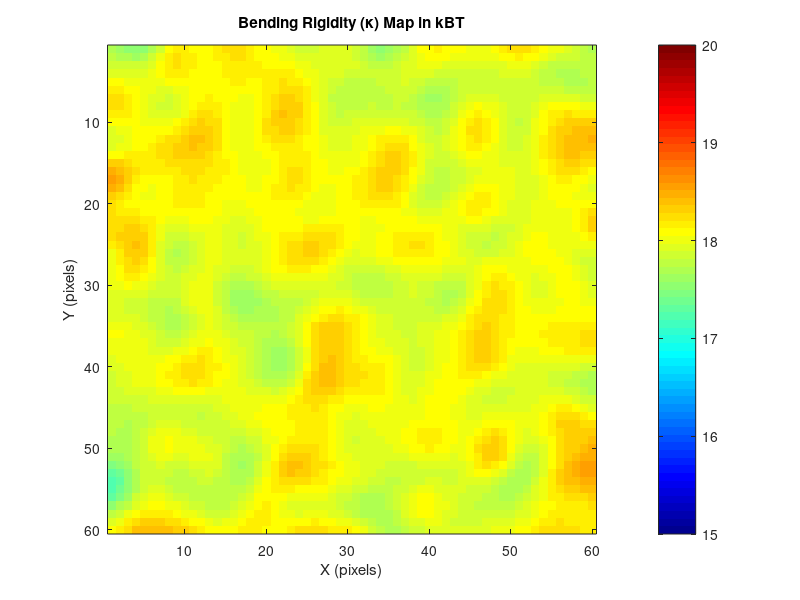
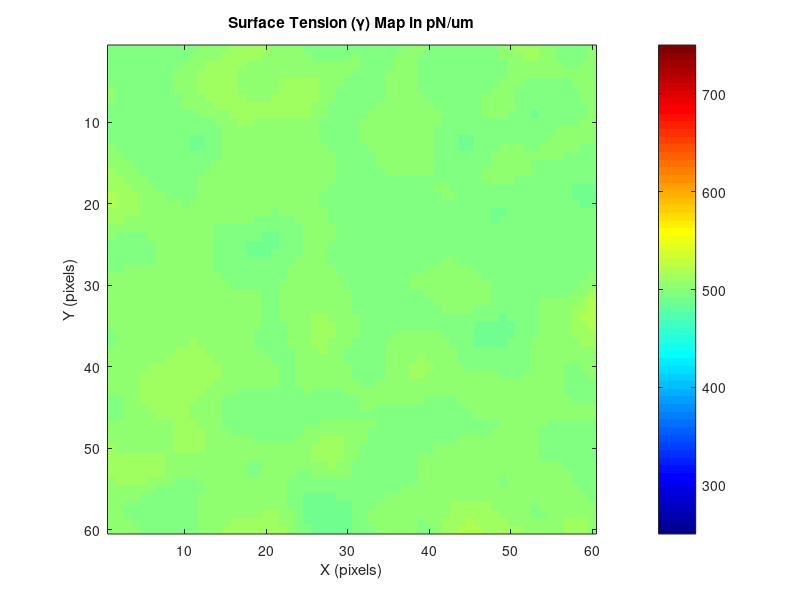

Write the MATLAB code that produced these figures, in order. (Note: this script raises an error after producing the figures.)
% Membrane Dynamics Simulation with Physical Mode Evolution and Advanced Visualization
clear; close all; clc;

%% ================= PHYSICAL PARAMETERS =================
simulation_grid_size = 60;       % Reduced for faster testing
simulated_area =1e-12;           % 5μm x 5μm membrane (15 μm²)
membrane_area = 1e-12;            % Membrane area should match simulated area
viscosity = 140;                 % Water viscosity (Pa·s)
temperature = 310;                % Temperature (K)
boltzmann_const = 1.38e-23;       % Boltzmann constant (J/K)
bending_rigidity = 18 * boltzmann_const * temperature; % ~20 kT
time_step = 10e-6;                 % MUCH smaller time step (20 ms)
total_simulation_time = 5;     % 10 ms total timefTpo
surface_tension = 500e-6;           % MUCH lower tension (500 pN/um)                   % Shear Modulus (N/m)                  
old_dir = pwd;
dir = 'D:\Kaustav\CODES SET\Membrane_Sheet_Simulation\protein_present\passive\raft_loving_protein';
output_dir_irm = 'D:\Kaustav\CODES SET\Membrane_Sheet_Simulation\protein_present\passive\raft_loving_protein\results_irm';            
output_dir_moransI = 'D:\Kaustav\CODES SET\Membrane_Sheet_Simulation\protein_present\passive\raft_loving_protein\results_moransI';
output_dir_bending_map = 'D:\Kaustav\CODES SET\Membrane_Sheet_Simulation\protein_present\passive\raft_loving_protein\bending_map';
output_dir_lipid_map = 'D:\Kaustav\CODES SET\Membrane_Sheet_Simulation\protein_present\passive\raft_loving_protein\results_lipid_map';
output_dir_protein_map = 'D:\Kaustav\CODES SET\Membrane_Sheet_Simulation\protein_present\passive\raft_loving_protein\results_protein_map';
output_dir_curvature_map = 'D:\Kaustav\CODES SET\Membrane_Sheet_Simulation\protein_present\passive\raft_loving_protein\results_curvature_map';
pinning_strength = 30e-6;          % Moderate pinning (N/m²)


refractive_indices = [1.33, 1.48, 1.35];  % [air,media,membrane,cytosol]
separation_distance = 5e-9;
base_intensity = 0.1;
wavelength = 546e-9;
V_ext = ones(simulation_grid_size)*5e-6;  % Example: external potential map
P_ext = ones(simulation_grid_size)*0.1e-6;                         % External pressure term
low_kappa = 15;
high_kappa = 20;
low_tension = 250e-6;
high_tension  = 750e-6;
beta_phi   = 0.5;              % strong stiffening by proteins
beta_psi   = 0.5;              % moderate stiffening by rafts
C_p        = 1/(1e-6);             %(protein curvature)
C_l        = 1/(2e-6);             % (lipid curvature)

% Protein clustering properties
N = simulation_grid_size;
A_hat = 20;     % interaction parameter
S_hat = 200;     % saturation denstiy parameter
phi0_mean = 0.2;    % mean area fraction
sigma_init = 0.005;  % noise strength
phi = phi0_mean + imgaussfilt(sigma_init*randn(N,N),[5,5]);
phi = min(max(phi,1e-6),1-1e-6);   % enforce bounds
phi_eq = phi0_mean + 0.02*randn(size(phi));
phi_eq = max(min(phi_eq, 0.01), 0.05); % keep within [0.01, 0.1]

% Lipid heterogenity properties 
N = simulation_grid_size;
alpha = 0.1;    
J = 0.85;
lambda = 0.01;
psi0_mean = 0.2;    % mean area fraction
sigma_init = 0.05;  % noise strength
psi = psi0_mean + imgaussfilt(sigma_init*randn(N,N),[5,5]);
psi = min(max(psi,1e-6),1-1e-6);   % enforce bounds


C0_map = C_p.*phi + C_l.*psi;

mobility_phi = 0.1e-6;   % Protein mobility (fast)
mobility_psi = 0.1e-8;     % Lipid mobility (slow)

%% ================= SPATIAL SETUP =================
system_length = sqrt(simulated_area);  % Length of membrane side (m)
grid_spacing = system_length / simulation_grid_size; % Correct grid spacing

x_coords = (0:simulation_grid_size-1) * grid_spacing;
y_coords = (0:simulation_grid_size-1) * grid_spacing;
[grid_X, grid_Y] = meshgrid(x_coords, y_coords);

% Convert to nanometers for visualization
nm_scale = 1e9;
X_nm = grid_X * nm_scale;
Y_nm = grid_Y * nm_scale;
L_nm = system_length* nm_scale;


fprintf('Grid spacing: %.1f nm\n', grid_spacing*1e9);
fprintf('Grid points: %d x %d\n', simulation_grid_size, simulation_grid_size);

%% ================= GENERATE HETEROGENEITY WITH PERLIN NOISE =================
% Define the grid of regions
num_region_rows = 100;
num_region_cols = 100;

% Calculate region size in pixels
region_height = floor(simulation_grid_size / num_region_rows);
region_width  = floor(simulation_grid_size / num_region_cols);

% Base values
base_kappa = bending_rigidity;
base_gamma = surface_tension;

% Variation amplitude (±10% variation)
kappa_variation = 0.05 * base_kappa;
gamma_variation = 0.05 * base_gamma;


rng(42); % reproducibility

% white noise
noise_kappa = randn(simulation_grid_size, simulation_grid_size);
noise_gamma = randn(simulation_grid_size, simulation_grid_size);

% smooth to introduce correlation
corr_length = 2; % adjust to control patch size
noise_kappa_smooth = imgaussfilt(noise_kappa, corr_length);
noise_gamma_smooth = imgaussfilt(noise_gamma, corr_length);

% normalise to [-1,1]
noise_kappa_smooth = noise_kappa_smooth ./ max(abs(noise_kappa_smooth(:)));
noise_gamma_smooth = noise_gamma_smooth ./ max(abs(noise_gamma_smooth(:)));

% apply variation (now can go above or below base)
kappa_map = base_kappa + kappa_variation * noise_kappa_smooth;
gamma_map = base_gamma + gamma_variation * noise_gamma_smooth;

kappa_map = imgaussfilt(kappa_map, 0.8);  % sigma in pixels; adjust
gamma_map = imgaussfilt(gamma_map, 0.8);

num_time_steps = round(total_simulation_time / time_step);


%% ================= VISUALIZATION =================
figure();
% Plot kappa map
imagesc(1:simulation_grid_size, 1:simulation_grid_size, kappa_map/(boltzmann_const*temperature));
colormap jet;
axis square; colorbar; 
caxis([low_kappa high_kappa]);
title('Bending Rigidity (κ) Map in kBT');
xlabel('X (pixels)'); ylabel('Y (pixels)');



% Plot gamma map
figure();
imagesc(1:simulation_grid_size, 1:simulation_grid_size, gamma_map*1e6);
colormap jet;
caxis([low_tension*1e6 high_tension*1e6]);
axis square; colorbar;
title('Surface Tension (γ) Map in pN/um');
xlabel('X (pixels)'); ylabel('Y (pixels)');




%% ================= MEMBRANE PINNING =================
pinning_grid_spacing = 1;  % Pin every 20th grid point
pinned_sites = false(simulation_grid_size, simulation_grid_size);
pinned_sites(1:pinning_grid_spacing:end, 1:pinning_grid_spacing:end) = true;

% Soft harmonic confinement at edges

[X_grid, Y_grid] = meshgrid(1:simulation_grid_size, 1:simulation_grid_size);

% Combine pinning and confinement
pinning_potential = zeros(simulation_grid_size, simulation_grid_size);
pinning_potential(pinned_sites) = pinning_strength;

%% ================= TIME EVOLUTION SETUP =================

time_points = (0:num_time_steps-1) * time_step;

% Initialize arrays
height_current = 1e-10 * randn(simulation_grid_size);

height_time_series = zeros(simulation_grid_size, simulation_grid_size, num_time_steps);

height_time_series(:, :, 1) = height_current;
fprintf('Starting simulation with %d steps...\n', num_time_steps);

% phi initialization (example)
protein_map_series = zeros(simulation_grid_size, simulation_grid_size, num_time_steps);
lipid_map_series = zeros(simulation_grid_size, simulation_grid_size, num_time_steps);
curvature_map_series = zeros(simulation_grid_size, simulation_grid_size, num_time_steps);
kappa_map_series = zeros(simulation_grid_size, simulation_grid_size, num_time_steps);



% Heterogentity Map
protein_map_series(:,:,1) = phi;
lipid_map_series (:,:,1) = psi;
curvature_map_series (:,:,1) = C0_map;


%% =================  WAVE VECTORS  =================
wavevector_height = 2*pi/system_length * [0:simulation_grid_size/2, -simulation_grid_size/2+1:-1];
[Qx, Qy] = meshgrid(wavevector_height, wavevector_height);
Q2 = Qx.^2 + Qy.^2;
Q2(1,1) = 1e-12;
Q4 = Q2.^2;

wavevector_protein = 2*pi/(system_length*1e6) * [0:simulation_grid_size/2, -simulation_grid_size/2+1:-1];
[Qx_p, Qy_p] = meshgrid(wavevector_protein, wavevector_protein);
Q2_p = Qx_p.^2 + Qy_p.^2;     % Laplacian operator in Fourier space
Q2_p(1,1) = 1e-12;  % Explicit DC component to be very low
Q4_p = Q2_p.^2;             % Biharmonic if needed

wavevector_lipid = 2*pi/(system_length*1e6) * [0:simulation_grid_size/2, -simulation_grid_size/2+1:-1];
[Qx_l, Qy_l] = meshgrid(wavevector_lipid, wavevector_lipid);
Q2_l = Qx_l.^2 + Qy_l.^2;     % Laplacian operator in Fourier space
Q2_l(1,1) = 1e-12; % Explicit DC component to be very low
Q4_l = Q2_l.^2;             % Biharmonic if needed



% regularized mobility in q-space (Oseen-like), avoid divergence at tiny q
eps_q = (2*pi/system_length)^2 * 1e-8;
Lambda_q = 1 ./ (4 * viscosity * sqrt(Q2 + eps_q));
Lambda_q(1,1) = 0;       % no mobility for q=0 (handle mean separately)


qphys = sqrt(Q2);
qcut = 0.67*(pi/grid_spacing);
filter_q = exp(-(qphys/qcut).^8);   % soft rolloff

figure();
imagesc(qphys);
sprintf('The cutoff is %f',qcut);
figure();
imagesc(filter_q);


% constants for diagnostics or alternative schemes
mobility_det = 1/(viscosity * qcut);  % characteristic (not used in modal update)
% End precompute


%% =================  MAIN LOOP  =================
fig1 = figure('Position', [100, 100, 600, 800], 'Color', 'w');
fig2 = figure('Position', [100, 100, 800, 800], 'Color', 'w');
for step = 2:num_time_steps

    % 1) current Hq (Fourier amplitudes of the field)
    height_current = height_time_series(:,:,step-1);
    Hq = fft2(height_current);   % Nx-by-Nx complex array

    % === Gradients and Laplacians ===
    
    % === Gradiens and Laplacians for heights === %
    h_x = real(ifft2(1i * Qx .* Hq));
    h_y = real(ifft2(1i * Qy .* Hq));
    Laplacian_h = real(ifft2(-Q2 .* Hq));
    Biharmonic_h = real(ifft2(Q4 .* Hq));
    
    % === Gradients and Laplacians for proteins ===%
    phi = protein_map_series(:,:,step-1);
    phi_q = fft2(phi);
    grad_phi_x = real(ifft2(1i * Qx_p .* phi_q));
    grad_phi_y = real(ifft2(1i * Qy_p .* phi_q));
    grad_sq_phi = grad_phi_x.^2 + grad_phi_y.^2;    
    Laplacian_phi = real(ifft2(-Q2_p .* phi_q));
    Biharmonic_phi = real(ifft2(Q4_p .* phi_q));
    
    % === Gradients and Laplacians for lipids ===%
    psi = lipid_map_series(:,:,step-1);
    psi_q = fft2(psi);
    grad_psi_x = real(ifft2(1i * Qx_p .* psi_q));
    grad_psi_y = real(ifft2(1i * Qy_p .* psi_q));
    grad_sq_psi = grad_psi_x.^2 + grad_psi_y.^2;
    Laplacian_psi = real(ifft2(-Q2_l .* psi_q));
    Biharmonic_psi = real(ifft2(-Q4_l.* psi_q));

   

    % Cahn Hillard Type of Protein Diffusion and Dynamics

    coeff1 = 1 ./ (1 - phi) - A_hat .* phi;
    coeff2 = 1 ./ (1 - phi).^2 - A_hat;
    coeff3 = (A_hat ./ (2*S_hat));
    term1 = Laplacian_phi .* coeff1;
    term3 = -phi .* (coeff3 .* Biharmonic_phi);
    term2 = grad_sq_phi .* coeff2;
    
    % Raft Protein Coupling J
    % Cytoskeleton unbinding time Tau
    % M_phi, M_psi are mobilities (lipid and protein respectively)
    
    % ---------------- Chemical potentials ----------------
    % Lipid order parameter (raft vs non-raft)
    mu_psi = alpha .* (psi.^3 - psi) - lambda .* Laplacian_psi - J*(psi-phi);
    

    % Protein area fraction (Cahn–Hilliard(from Rangamani Paper)+ nocoupling + height term + no activity)
    mu_phi = term1 + term3 + term2 ...
        - kappa_map.*(Laplacian_h - C_p.*phi);


    % ---------------- Time updates ----------------
    % Protein evolution (Cahn–Hilliard type)
    phi_new = phi + time_step * mobility_phi .* real(ifft2(-Q2_p .* fft2(mu_phi)));

    % Lipid evolution (Cahn–Hilliard)
    psi_new = psi + time_step * mobility_psi .* real(ifft2(-Q2_l .* fft2(mu_psi)));
   
    % Bound enforcement (since phi and psi are bounded order parameters)
    phi_new = min(max(phi_new, 0), 1);
    psi_new = min(max(psi_new, 0), 1);
    

    % Store updated fields
    protein_map_series(:,:,step) = phi_new;
    lipid_map_series(:,:,step)   = psi_new;
    

     % --- Update kappa map (spatially and temporally varying) ---
    kappa_map = base_kappa .* (1 + beta_phi * phi_new + beta_psi * psi_new);
    kappa_map_series(:,:,step) = kappa_map;
    
    protein_map_series(:,:,step) = phi_new;
    % Spontaneous curvature coupling
    C0_map = C_p * phi_new + C_l* psi_new;
   
    % Correct bending force with spatially varying kappa:
    field = kappa_map .* (Laplacian_h - C0_map);
    F_bend_full = real(ifft2(-Q2 .* fft2(field)));  

    % Correct tension force with spatially varying gamma:
    gx = gamma_map .* h_x;
    gy = gamma_map .* h_y;
    F_tens_full = real(ifft2( 1i*(Qx .* fft2(gx) + Qy .* fft2(gy)) ));  % = ∇·(gamma ∇h)

    % Pinning / external (local)
    F_pin = - pinning_potential .* height_current;
    F_ext_local = - V_ext .* height_current;

    % Nonlinear area derivative (if you want the full nonlinear derivative, add here).
    % Otherwise compute global Sigma_area and treat as linear extra tension (goes into Kq)
    grad_sq_map = h_x.^2 + h_y.^2;
    I_grad = sum(grad_sq_map(:)) * (grid_spacing^2);
    %Sigma_area = (area_compressibility / (2 * membrane_area)) * I_grad;
    % full area force (nonlinear piece) — optional, only if you want non-linear correction
    % F_area_nl = -(area_compressibility) * divergence( (|grad h|^2) * grad h )   (compute via spectral/FD if desired)
    % For stability most use Sigma_area * Lap_h as linearized contribution.

    % Uniform pressure: acts on q=0 only; create real-space constant forcing (same everywhere)
    F_press_real = - P_ext * ones(size(height_current));  % careful: this is area force per unit area

    % ------------------- Compose FULL real-space force ------------------------------
    F_full_real = F_bend_full + F_tens_full + F_pin + F_ext_local + F_press_real;
    % Note: Sigma_area * Lap_h is included here only if you want it also to appear as part of F_nl.
    % But we'll include Sigma_area in Kq (preferred), so subtract its linear part below.

    % ------------------- Build linear diagonal Kq using base constants ----------------
    kappa_mean = mean(kappa_map(:));
    gamma_mean = mean(gamma_map(:));
    
    Kq = kappa_mean .* Q4 + gamma_mean .* Q2;
    Kq(1,1) = Inf; % avoid division by zero for q=0


    % ------------------- Extract residual (non-diagonal) forcing ---------------------
    % residual = full force - (linear operator applied in real space)
    % linear_op_real = - base_kappa * ∇^4 h + base_gamma * ∇^2 h + Sigma_area * ∇^2 h + F_press_linear
    % Compute linear_op_real in real space (use same spectral derivatives)
    linear_bend_real = - base_kappa .* Biharmonic_h ; 
    linear_tens_real = base_gamma .* Laplacian_h;
    linear_press_real = - P_ext * ones(size(height_current)); % if you want pressure in linear part
    linear_op_real = linear_bend_real + linear_tens_real + linear_press_real;

    % Residual forcing (what goes into F_nl_real)
    F_nl_real_residual = F_full_real - linear_op_real;
    % zero out tiny numerical noise
    F_nl_real_residual(abs(F_nl_real_residual) < 1e-20) = 0;

    % ------------------- Transform residual into q-space (dealias / mask optionally) -
    Fq_nl = fft2(F_nl_real_residual);
    Fq_nl = Fq_nl .* filter_q;   % if you use a de-alias mask (recommended)

    % ------------------- OU modal parameters (use time_step, not step) ----------------
    tau_q = 1 ./ (Lambda_q .* Kq);
    % --- mobility and Kq already computed earlier ---
    % tau_q = 1 ./ (Lambda_q .* Kq);   % you already have this
    % Compute alpha using time_step (NOT step)
    alpha_q = exp(- time_step ./ tau_q);
    alpha_q(isnan(alpha_q)) = 0;

    % Correct discrete variance for MATLAB fft2 normalization (dx = grid_spacing)
    Vq = mobility_det* (boltzmann_const * temperature) ./ (Kq * (grid_spacing^4));
    % clean up numerics
    Vq(isinf(Vq) | isnan(Vq)) = 0;

    % 9) deterministic modal forcing from residual
    det_nl_q = (1 - alpha_q) .* (Fq_nl ./ Kq);
    det_nl_q(isnan(det_nl_q) | isinf(det_nl_q)) = 0;

    % Generate Hermitian Gaussian noise
    Xi = (randn(simulation_grid_size, simulation_grid_size) + 1i*randn(simulation_grid_size, simulation_grid_size));
    Xi = makeHermitian(Xi);   % ensure conjugate symmetry and Nyquist/DC real
    Xi(1,1) = real(Xi(1,1));

    % stochastic increment (per-mode)
    stoch_q = sqrt( Vq .* (1 - alpha_q.^2) ) .* Xi.*filter_q;

    % 11) final modal update
    Hq_new = alpha_q .* Hq + det_nl_q + stoch_q;

    % 12) optional spectral filter and back to real
    Hq_new = Hq_new .* filter_q;
    height_current = real(ifft2(Hq_new));

    % 13) remove mean (control q=0 / volume)
    height_current = height_current - mean(height_current(:));

    % 14) store & visualize
    height_time_series(:,:,step) = height_current;
  
    % Update visualization less frequently
    if mod(step,5000) == 1
        update_visualization(fig1,fig2, X_nm, Y_nm,L_nm,height_current, time_points(step),lipid_map_series,kappa_map_series,protein_map_series,step,C0_map);
        drawnow;
    end
end


%%
cd(dir);
% Setup for video
video_filename = 'membrane_dynamics_movie(pinned).mp4';
video1 = VideoWriter(video_filename, 'MPEG-4');
video1.FrameRate = 100;
open(video1);
figure();  % Create and reuse figure window
h_range = max(abs(height_time_series(:)));

cmin = -h_range*1e9;
cmax=  h_range*1e9 ;
for t = 1:100:num_time_steps
    clf;
    h = height_time_series(:,:,t)*1e9;
    surf(X_nm, Y_nm, h, 'EdgeColor','none');
    hold on;

    % Use actual time value in microseconds
    title(sprintf('Membrane Height (t = %.2f ms)', time_points(t)*1e3));
    xlabel('x/L'); ylabel('y'); zlabel('h (nm)');
    view(-30, 60);
    colormap(turbo);
    hcb = colorbar('Location','eastoutside');
    hcb.Label.String = 'Height (nm)';
    caxis([cmin cmax]);
    zlim([cmin cmax]);
    light('Position', [1 1 1], 'Style', 'infinite');

    drawnow;
    frame = getframe(gcf);

    writeVideo(video1, frame);
end

close(video1);
cd(old_dir);

%% Generate IRM Images and MoransI Map from the fluctuation map of the simulation

std_dev_time = std(height_time_series,0,3);
figure;
imshow(std_dev_time*1e9,[min(std_dev_time(:)*1e9) max(std_dev_time(:)*1e9)]);
colormap jet;
colorbar;
caxis([min(std_dev_time(:)*1e9) max(std_dev_time(:))*1e9]);
title('Standard Deviation of height(nm)');
filename = sprintf('SD_Time.png');
full_path = fullfile(dir, filename);
saveas(gcf, full_path);
close;

for step = 1:50:num_time_steps
    
        height_current = height_time_series(:,:,step);

        % Calculate wave number for the membrane
        wave_number = 2 * pi * refractive_indices(2) / wavelength;

        % Calculate reflection intensities
        reflected_intensity_1 = fc(1, 2, refractive_indices)^2 * base_intensity;
        reflected_intensity_2 = (1 - fc(1, 2, refractive_indices)^2) * base_intensity * fc(2, 3, refractive_indices)^2;

        % Calculate interference terms
        max_intensity = reflected_intensity_1 + reflected_intensity_2 + 2 * sqrt(reflected_intensity_1 * reflected_intensity_2);
        min_intensity = reflected_intensity_1 + reflected_intensity_2 - 2 * sqrt(reflected_intensity_1 * reflected_intensity_2);

        sum_intensity = max_intensity + min_intensity;
        diff_intensity = max_intensity - min_intensity;

        % Calculate reflection coefficients
        reflection_factor = fc(2, 3, refractive_indices) / fc(1, 2, refractive_indices);
        interference_coeff = reflection_factor * (1 - fc(1, 2, refractive_indices)^2);

        % Phase calculations
        phase_shift = 4 * pi * refractive_indices(2) * separation_distance / wavelength;
        reference_height = -(wavelength / (4 * pi * refractive_indices(1))) * ...
            atan((interference_coeff * sin(phase_shift)) / ...
            (1 + interference_coeff * sin(phase_shift)));

        % Final intensity calculation
        intensity_map = sum_intensity/2 - diff_intensity * ...
            cos(2 * wave_number * (height_current - reference_height));

        % Calculate Moran's I
        kernel_size = 11;
        center = ceil(kernel_size/2);
        [kernel_x, kernel_y] = meshgrid(-(center-1):(kernel_size-center), -(center-1):(kernel_size-center));
        distance_kernel = sqrt(kernel_x.^2 + kernel_y.^2) * grid_spacing;
        epsilon = 1e-10;
        weighting_kernel = 1 ./ (distance_kernel + epsilon);
        weighting_kernel(center, center) = 0;

        global_mean_h = mean(height_current(:));
        mean_centered_h = height_current - global_mean_h;
        weighted_sum_of_neighbors_deviations = conv2(mean_centered_h, weighting_kernel, 'same');
        numerator_map = mean_centered_h .* weighted_sum_of_neighbors_deviations;
        global_variance = var(height_current(:), 1);
        morans_i_map = numerator_map / global_variance;
        
       
        % Save intensity frame
        intensity_normalized = mat2gray(intensity_map);
        intensity_uint8 = im2uint8(intensity_normalized);
        filename = sprintf('frame_%04d.png', step);
        imwrite(intensity_uint8, fullfile(output_dir_irm, filename));

        % Save Moran's I frame
        morans_i_normalized = mat2gray(morans_i_map);
        morans_i_uint8 = im2uint8(morans_i_normalized);
        filename = sprintf('MoransI_%04d.png', step);
        imwrite(morans_i_uint8, fullfile(output_dir_moransI, filename));
        
        phi_norm = mat2gray(protein_map_series(:,:,step));
        phi_image = im2uint8(phi_norm);
        filename = sprintf('Protein_Density_Map_%04d.png',step);
        imwrite(phi_image,fullfile(output_dir_protein_map,filename));
        
        
        a = lipid_map_series(:,:,step);
        binary_lipid_map_series(:,:,step) = a > 0.01;
        psi_norm = mat2gray(lipid_map_series(:,:,step));
        phi_image = im2uint8(psi_norm);
        filename = sprintf('Lipid_Density_Map_%04d.png',step);
        imwrite(phi_image,fullfile(output_dir_lipid_map,filename));
        
        
        height_norm = mat2gray(height_time_series(:,:,step)*1e9);
        height_image = im2uint8(height_norm);
        filename = sprintf('Height_Map_%04d.png',step);
        imwrite(height_image,fullfile(output_dir_curvature_map,filename));

end

%% Finding the PSD of the simulation data

[S2D, qx, qy, q_r, S_radial, S_qw, omega, q_list] = compute_PSDs(height_time_series, grid_spacing, grid_spacing, time_step);

% 1) 2D PSD heatmap (log scale)
figure;
imagesc( fftshift(qx(1,:)), fftshift(qy(:,1)), fftshift(log10(abs(S2D))) );
axis xy; xlabel('q_x (rad/m)'); ylabel('q_y (rad/m)');
title('log10 S(q_x,q_y)'); colorbar;

% 2) radial PSD
figure;
loglog(q_r, S_radial, '-o');
xlabel('q (rad/m)'); ylabel('S_{radial}(q)');
title('Circularly averaged PSD');
filename = sprintf('Circularly averaged PSD.png');
full_path = fullfile(dir, filename);
saveas(gcf, full_path);
close;

% 3) temporal PSD for selected q-modes
for qq = 1:size(S_qw,1)
    figure;
    loglog(omega, S_qw(qq,:));
    xlim([omega(2), max(omega)/2]);
    title(sprintf('Mode %d temporal PSD', qq));
    xlabel('\omega (rad/s)'); ylabel('S(\omega)');
    filename = sprintf('Temporal_PSD_mode%d.png',qq);
    full_path = fullfile(dir, filename);
    saveas(gcf, full_path);
    close;
end



function [S2D, qx, qy, q_r, S_radial, S_qw, omega, q_list] = compute_PSDs(h_ts, dx, dy, dt)
    [Nx, Ny, Nt] = size(h_ts);
    % Note: in your code Nx==Ny==simulation_grid_size; but handle general Nx,Ny.
    Nx = size(h_ts,2);
    Ny = size(h_ts,1); % if orientation differs, ensure consistent: here assume (Ny x Nx x Nt)
    [Ny, Nx, Nt] = size(h_ts);

    Lx = Nx * dx;
    Ly = Ny * dy;
    A = Lx*Ly;
    
    % wavevector grids (MATLAB fft ordering)
    kx = (2*pi/Lx) * [0:(Nx/2-1) (-Nx/2):-1];
    ky = (2*pi/Ly) * [0:(Ny/2-1) (-Ny/2):-1];
    [Qx, Qy] = meshgrid(kx, ky);
    q2 = Qx.^2 + Qy.^2;
    q_mag = sqrt(q2);

    % accumulate |H(q)|^2 over time
    H2_acc = zeros(Ny, Nx);
    % store Hq(t) for spatio-temporal PSD for a subset of q (avoid huge memory)
    % choose a few representative q vectors (e.g., along kx axis and some radial rings)
    q_indices = select_q_indices(Nx, Ny); % helper to choose list of (iy,ix) pairs
    n_qsel = size(q_indices,1);
    Hq_time = zeros(n_qsel, Nt);  % complex

    for tt = 1:Nt
        h = h_ts(:,:,tt);
        H = fft2(h);                     % MATLAB fft2: no forward normalization
        H2_acc = H2_acc + abs(H).^2;     % accumulate power per mode

        % collect chosen mode coefficients over time
        for qq = 1:n_qsel
            iy = q_indices(qq,1); ix = q_indices(qq,2);
            Hq_time(qq, tt) = H(iy, ix);
        end
    end

    % Time-averaged 2D PSD (normalization explained below)
    % Using normalization: S2D(q) = (dx*dy)/(Nx*Ny*Nt) * sum_t |H(q,t)|^2
    S2D = (dx*dy) / (Nx * Ny * Nt) * H2_acc;

    % Circular / radial average
    qmax = max(q_mag(:));
    nbins = floor(min(Nx,Ny)/2);
    q_edges = linspace(0, qmax, nbins+1);
    q_centers = 0.5*(q_edges(1:end-1) + q_edges(2:end));
    S_radial = zeros(1, nbins);
    counts = zeros(1, nbins);

    for iy = 1:Ny
        for ix = 1:Nx
            qv = q_mag(iy,ix);
            % find bin
            bin = find(qv >= q_edges(1:end-1) & qv < q_edges(2:end), 1);
            if isempty(bin)
                continue
            end
            S_radial(bin) = S_radial(bin) + S2D(iy,ix);
            counts(bin) = counts(bin) + 1;
        end
    end
    nonzero = counts>0;
    S_radial(nonzero) = S_radial(nonzero) ./ counts(nonzero);
    q_r = q_centers;

    % ---- Spatio-temporal PSD for selected q's: do temporal FFT of Hq_time ----
    % Option: detrend or window time series before FFT to reduce leakage
    nfft = 2^nextpow2(Nt);
    df = 1/(dt * nfft);
    freq = (0:(nfft-1)) * df;                 % Hz
    omega = 2*pi*freq;                        % rad/s
    S_qw = zeros(n_qsel, nfft);               % power spectral density per mode vs freq

    for qq = 1:n_qsel
        hq_t = squeeze(Hq_time(qq,:));        % complex time series (units inherited from fft2)
        % optional: remove mean
        hq_t = hq_t - mean(hq_t);
        % window
        w = hann(Nt)';
        hq_tw = hq_t .* w;
        H_t = fft(hq_tw, nfft);
        Pxx = (dt / (Nt * sum(w.^2))) * abs(H_t).^2;  % one-sided not done; keep full-spectrum
        S_qw(qq, :) = Pxx;
    end

    % return grid and list of selected q indices for reference
    qx = Qx; qy = Qy;
    q_list = q_indices;
end

%% helper: choose representative q indices (center + few rings + kx axis)
function q_indices = select_q_indices(Nx, Ny)
    cx = floor(Nx/2)+1; cy = floor(Ny/2)+1; % MATLAB 1-based center
    % pick small set: center, few along +kx and +ky and diagonals
    picks = [cy, cx; cy, cx+1; cy, cx+2; cy+1, cx; cy+2, cx; cy+1, cx+1; cy+2, cx+2];
    % clip indices within [1,N]
    picks(:,1) = mod(picks(:,1)-1, Ny)+1;
    picks(:,2) = mod(picks(:,2)-1, Nx)+1;
    q_indices = unique(picks, 'rows', 'stable');
end





%% ================= VISUALIZATION FUNCTION =================
function update_visualization(fig1,fig2,X_nm, Y_nm, L_nm, h_total, current_time,lipid_map_series,kappa_map_series,protein_map_series,step,C0_map)
    figure(fig1);
    clf;
    
    % Assuming X_nm and Y_nm are your 2D meshgrid arrays, and L_nm is the domain length.
    % Convert height to nm
    h_nm = h_total * 1e9;

     % Main surface plot
    subplot(2, 2, [1, 2]);
    % Use the full 2D arrays for X, Y, and Z
    surf(X_nm, Y_nm, h_nm, 'EdgeColor', 'none');
    title(sprintf('Membrane Height at t = %.2f ms', current_time*1e3));
    xlabel('x (nm)');
    ylabel('y (nm)');
    zlabel('Height (nm)');
    colormap(turbo);
    colorbar;
    view(-30, 60);
    

    % Top view
    subplot(2,2,3);
    contourf(X_nm, Y_nm, h_nm, 30, 'LineColor','none'); % 30 contour levels
    axis image; colorbar;
    colormap(turbo);
    xlabel('x [nm]'); ylabel('y [nm]');
    title('Height contour map');
    
    % Height distribution
    subplot(2,2,4);
    histogram(h_nm(:), 50, 'Normalization', 'pdf');
    title('Height Distribution');
    xlabel('Height (nm)'); ylabel('Probability Density');
    grid on;
    drawnow;
   

    figure(fig2);
    clf;
     % Cross-section
    subplot(3,1,1);
    contourf(X_nm, Y_nm, protein_map_series(:,:,step), 30, 'LineColor','none'); % 30 contour levels
    axis image; colorbar;
    colormap(turbo);
    xlabel('x [nm]'); ylabel('y [nm]');
    title('Protein map');


    subplot(3,1,2);
    contourf(X_nm, Y_nm, kappa_map_series(:,:,step), 30, 'LineColor','none'); % 30 contour levels
    axis image; colorbar;
    colormap(turbo);
    xlabel('x [nm]'); ylabel('y [nm]');
    title('Bending rigidity map');
    
    a = lipid_map_series(:,:,step);
    binary_lipid_map_series(:,:,step) = a > 0.015;
    subplot(3,1,3);
    contourf(X_nm, Y_nm, C0_map, 30, 'LineColor','none'); % 30 contour levels
    axis image; colorbar;
    colormap(turbo);
    xlabel('x [nm]'); ylabel('y [nm]');
    title('Curvature map');
    drawnow;

end
function frensel_coefficient = fc(index1,index2,refractive_index)
n_1 = refractive_index(index1);
n_2 = refractive_index(index2);
frensel_coefficient=(n_1-n_2)/(n_1+n_2);
end
 
function X = makeHermitian(X)
    [Ny, Nx] = size(X);

    % Conjugate symmetry
    for y = 2:Ny
        for x = 2:Nx
            X(Ny - y + 2, Nx - x + 2) = conj(X(y, x));
        end
    end

    % Force Nyquist frequencies and DC to be real
    X(1,1)           = real(X(1,1));          % DC
    X(1,Nx/2+1)      = real(X(1,Nx/2+1));     % Nyquist x-axis
    X(Ny/2+1,1)      = real(X(Ny/2+1,1));     % Nyquist y-axis
    X(Ny/2+1,Nx/2+1) = real(X(Ny/2+1,Nx/2+1));% Nyquist corner
end
